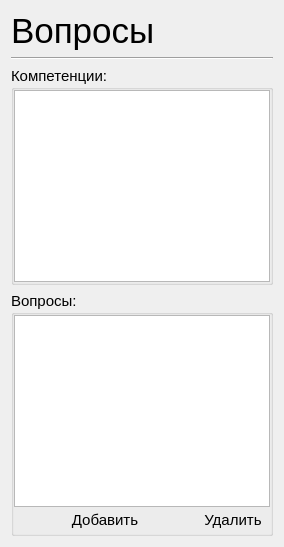
         <widget class="QWidget" name="page_4">
          <layout class="QGridLayout" name="gridLayout_25">
           <item row="2" column="0">
            <widget class="QGroupBox" name="groupBox_ListCompetence">
             <property name="font">
              <font>
               <pointsize>11</pointsize>
              </font>
             </property>
             <property name="title">
              <string>Компетенции:</string>
             </property>
             <layout class="QGridLayout" name="gridLayout_23">
              <property name="leftMargin">
               <number>0</number>
              </property>
              <property name="topMargin">
               <number>0</number>
              </property>
              <property name="rightMargin">
               <number>0</number>
              </property>
              <property name="bottomMargin">
               <number>0</number>
              </property>
              <property name="spacing">
               <number>0</number>
              </property>
              <item row="0" column="0">
               <widget class="QListWidget" name="listWidget_ListCompetences"/>
              </item>
             </layout>
            </widget>
           </item>
           <item row="1" column="0">
            <widget class="Line" name="line_12">
             <property name="orientation">
              <enum>Qt::Horizontal</enum>
             </property>
            </widget>
           </item>
           <item row="3" column="0">
            <widget class="QGroupBox" name="groupBox_ListQuestions">
             <property name="font">
              <font>
               <pointsize>11</pointsize>
              </font>
             </property>
             <property name="title">
              <string>Вопросы:</string>
             </property>
             <layout class="QGridLayout" name="gridLayout_24">
              <property name="leftMargin">
               <number>0</number>
              </property>
              <property name="topMargin">
               <number>0</number>
              </property>
              <property name="rightMargin">
               <number>0</number>
              </property>
              <property name="bottomMargin">
               <number>0</number>
              </property>
              <property name="spacing">
               <number>0</number>
              </property>
              <item row="1" column="0">
               <widget class="QPushButton" name="pushButton_AddQuestion">
                <property name="text">
                 <string>Добавить</string>
                </property>
                <property name="flat">
                 <bool>true</bool>
                </property>
               </widget>
              </item>
              <item row="1" column="1">
               <widget class="QToolButton" name="toolButton">
                <property name="text">
                 <string>Удалить</string>
                </property>
                <property name="checkable">
                 <bool>false</bool>
                </property>
                <property name="popupMode">
                 <enum>QToolButton::DelayedPopup</enum>
                </property>
                <property name="autoRaise">
                 <bool>true</bool>
                </property>
               </widget>
              </item>
              <item row="0" column="0" colspan="2">
               <widget class="QListWidget" name="listWidget_ListQuestions"/>
              </item>
             </layout>
            </widget>
           </item>
           <item row="0" column="0">
            <widget class="QLabel" name="label_21">
             <property name="font">
              <font>
               <pointsize>26</pointsize>
              </font>
             </property>
             <property name="text">
              <string>Вопросы</string>
             </property>
            </widget>
           </item>
          </layout>
         </widget>
